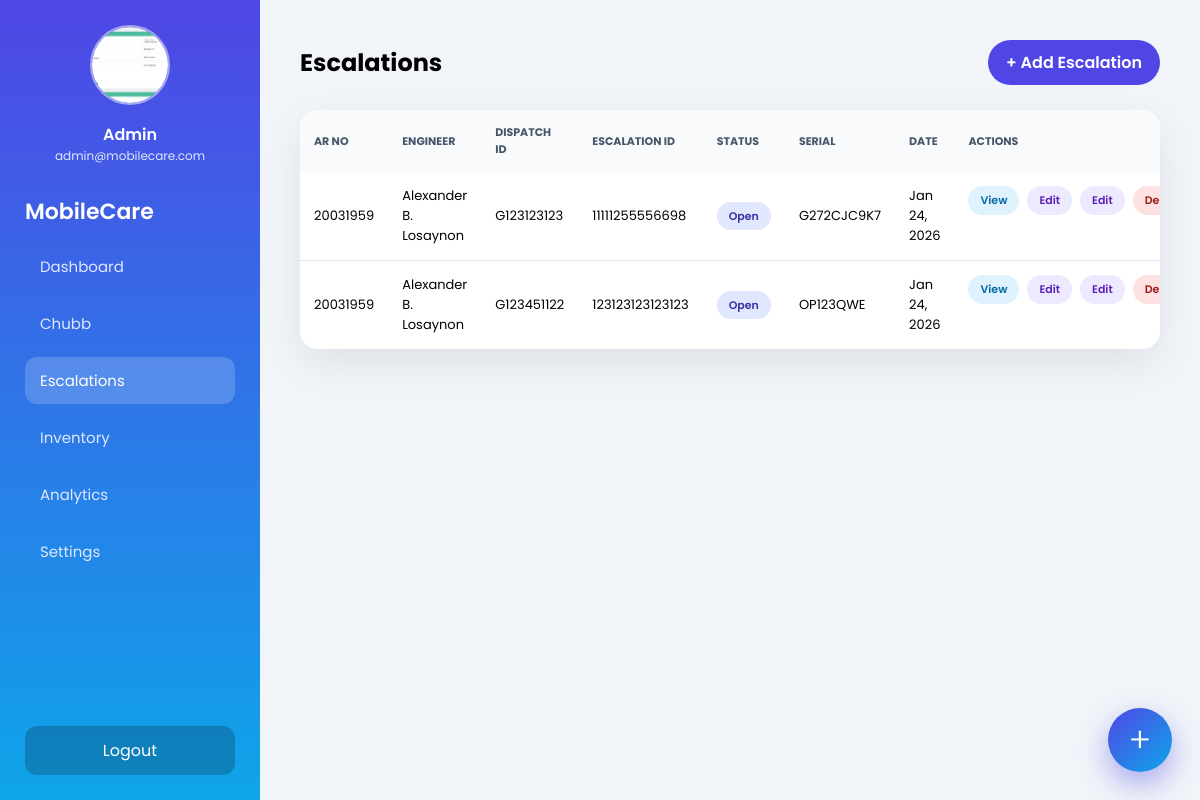
Page /Escalations/escalations.php (signed in) on the committed database.
### tables this page shows
CREATE TABLE `users` (
  `id` int(11) NOT NULL,
  `email` varchar(100) NOT NULL,
  `name` varchar(100) DEFAULT NULL,
  `password` varchar(255) NOT NULL,
  `role` enum('admin','manager','engineer','user') NOT NULL DEFAULT 'user',
  `account_type` varchar(100) NOT NULL,
  `is_engineer` tinyint(1) DEFAULT 0,
  `created_at` timestamp NOT NULL DEFAULT current_timestamp(),
  `last_activity` datetime DEFAULT NULL,
  `reset_token` varchar(255) DEFAULT NULL,
  `reset_expires` datetime DEFAULT NULL,
  `full_name` varchar(255) DEFAULT NULL,
  `personal_id` varchar(100) DEFAULT NULL,
  `profile_image` varchar(255) DEFAULT NULL,
  `position` varchar(100) NOT NULL,
  `active` tinyint(1) NOT NULL DEFAULT 1 COMMENT '1 = active, 0 = inactive'
);

CREATE TABLE `escalations` (
  `id` int(11) NOT NULL,
  `ar_number` varchar(100) DEFAULT NULL,
  `engineer_name` varchar(100) DEFAULT NULL,
  `dispatch_id` varchar(100) DEFAULT NULL,
  `escalation_id` varchar(100) DEFAULT NULL,
  `escalation_status` varchar(50) DEFAULT NULL,
  `serial_number` varchar(100) DEFAULT NULL,
  `unit_description` varchar(255) DEFAULT NULL,
  `css_response` varchar(255) DEFAULT NULL,
  `remarks` text DEFAULT NULL,
  `site` varchar(100) DEFAULT NULL,
  `created_at` timestamp NOT NULL DEFAULT current_timestamp()
);

### Escalations/escalations.php (the view, shortened to what this page needs)
<?php
$conn = new mysqli("localhost", "root", "", "Mobilecare_monitoring");
$userEmail = $_SESSION['email'] ?? '';
$isAdmin   = ($userEmail === 'admin@mobilecare.com');
if ($isAdmin) {
    $sql = "SELECT * FROM escalations ORDER BY created_at DESC";
    $result = $conn->query($sql);
}
?>
<!DOCTYPE html>
<html lang="en">
<head>
</head>
<body>
<?php require_once __DIR__.'/../sidebar/sidebar.php'; ?>
<div class="main">
<div class="header">
    <h2>Escalations</h2>
    <a href="escalation_add.php" class="btn">+ Add Escalation</a>
</div>
<div class="card">
<table>
<thead>
<tr>
    <th>AR No</th>
    <th>Engineer</th>
    <th>Dispatch ID</th>
    <th>Escalation ID</th>
    <th>Status</th>
    <th>Serial</th>
    <th>Date</th>
    <th>Actions</th>
</tr>
</thead>
<tbody>
<?php if ($result->num_rows === 0): ?>
<tr>
    <td colspan="8" style="text-align:center;color:#64748b;padding:30px">
        No escalation records found
    </td>
</tr>
<?php else: ?>
<?php while($row = $result->fetch_assoc()): ?>
<tr>
    <td><?= htmlspecialchars($row['ar_number']) ?></td>
    <td><?= htmlspecialchars($row['engineer_name']) ?></td>
    <td><?= htmlspecialchars($row['dispatch_id']) ?></td>
    <td><?= htmlspecialchars($row['escalation_id']) ?></td>
    <td>
        <span class="badge <?= strtolower($row['escalation_status']) ?>">
            <?= htmlspecialchars($row['escalation_status']) ?>
        </span>
    </td>
    <td><?= htmlspecialchars($row['serial_number']) ?></td>
    <td><?= date('M d, Y', strtotime($row['created_at'])) ?></td>
    <td class="actions">
        <a class="view" href="escalation_view.php?id=<?= $row['id'] ?>">View</a>
          <a class="edit" href="escalation_edit.php?id=<?= $row['id'] ?>">Edit</a>
        <?php if($isAdmin): ?>
            <a class="edit" href="escalation_edit.php?id=<?= $row['id'] ?>">Edit</a>
            <a class="delete"
               href="escalation_delete.php?id=<?= $row['id'] ?>"
               onclick="return confirm('Delete this escalation?')">
               Delete
            </a>
        <?php endif; ?>
    </td>
</tr>
<?php endwhile; ?>
<?php endif; ?>
</tbody>
</table>
</div>
</div>
</body>
</html>

### sidebar/sidebar.php (shortened to what this page needs)
<?php
$current = basename($_SERVER['PHP_SELF']);
$conn = new mysqli('localhost','root','','Mobilecare_monitoring');
$user_id = $_SESSION['user_id'] ?? 0;
$profile_image = $full_name = $email = $role = '';
if($user_id){
    $stmt = $conn->prepare("SELECT full_name, email, profile_image, role FROM users WHERE id=?");
    if($stmt){
        $stmt->bind_param("i",$user_id);
        $stmt->execute();
        $stmt->bind_result($full_name, $email, $profile_image, $role);
    }
}
$isAdmin = ($role === 'admin');
$display_name = $full_name ?: $email;
$profile_image_url = $profile_image
    ? "/Mobilecare_Monitoring/uploads/".htmlspecialchars($profile_image)
    : "/Mobilecare_Monitoring/uploads/default.png";
?>
<div class="sidebar">
    <div class="profile">
        <img src="<?= $profile_image_url ?>">
        <div class="name"><?= htmlspecialchars($display_name) ?></div>
        <div class="email"><?= htmlspecialchars($email) ?></div>
    </div>
    <div class="logo">MobileCare</div>
    <div class="nav">
        <a href="/Mobilecare_Monitoring/dashboard.php" class="<?= $current==='dashboard.php'?'active':'' ?>">Dashboard</a>
        <a href="/Mobilecare_Monitoring/Chubb/chubb.php" class="<?= $current==='chubb.php'?'active':'' ?>">Chubb</a>
        <a href="/Mobilecare_Monitoring/Escalations/escalations.php" class="<?= $current==='escalations.php'?'active':'' ?>">Escalations</a>
        <a href="/Mobilecare_Monitoring/Inventory/inventory.php" class="<?= $current==='inventory.php'?'active':'' ?>">Inventory</a>
        <?php if($isAdmin): ?>
            <a href="/Mobilecare_Monitoring/Reports/reports.php" class="<?= $current==='reports.php'?'active':'' ?>">Analytics</a>
        <?php else: ?>
            <a href="/Mobilecare_Monitoring/Endorsement_tally/endorsement_tally.php" class="<?= $current==='endorsement_tally.php'?'active':'' ?>">Endorsements</a>
        <?php endif; ?>
        <a href="/Mobilecare_Monitoring/settings/settings.php" class="<?= $current==='settings.php'?'active':'' ?>">Settings</a>
    </div>
    <a href="/Mobilecare_monitoring/Login/logout.php" class="logout">Logout</a>
</div>
<div class="floating-menu">
    <button class="menu-btn" id="menuBtn">+</button>
</div>

### Escalations/escalations.php (style rules this page uses)
* { font-family:Poppins;box-sizing:border-box }
body { margin:0;background:#f1f5f9 }
.main { margin-left:260px; padding:40px; max-width:1400px; }
.header { display:flex; justify-content:space-between; align-items:center; margin-bottom:25px; }
.header h2 { margin:0 }
.btn { background:#4f46e5; color:#fff; padding:10px 18px; border-radius:999px; text-decoration:none; font-weight:600; }
.card { background:#fff; border-radius:18px; box-shadow:0 15px 40px rgba(0,0,0,.08); overflow:hidden; }
table { width:100%; border-collapse:collapse; }
th,td { padding:14px; font-size:13px; text-align:left; }
th { background:#f8fafc; text-transform:uppercase; font-size:11px; color:#475569; }
tr { border-bottom:1px solid #e5e7eb }
tr:last-child { border-bottom:none }
.badge { padding:6px 12px; border-radius:999px; font-size:11px; font-weight:600; }
.badge.open { background:#e0e7ff;color:#3730a3 }
.actions { display:flex; gap:8px; }
.actions a { padding:6px 12px; border-radius:999px; font-size:11px; font-weight:600; text-decoration:none; }
.view { background:#e0f2fe;color:#0369a1 }
.edit { background:#ede9fe;color:#5b21b6 }
.delete { background:#fee2e2;color:#991b1b }

### sidebar/sidebar.php (style rules this page uses)
.sidebar { position:fixed; top:0;left:0; width:260px;height:100vh; background:linear-gradient(180deg,#4f46e5,#0ea5e9); color:#fff; padding:25px; display:flex; flex-direction:column; z-index:100; }
.profile { text-align:center;margin-bottom:30px }
.profile img { width:80px;height:80px;border-radius:50%; border:2px solid rgba(255,255,255,.5); object-fit:cover;margin-bottom:10px }
.profile .name { font-weight:600;font-size:16px }
.profile .email { font-size:12px;opacity:.85;word-break:break-word }
.logo { font-size:22px;font-weight:600;margin-bottom:15px }
.nav a { display:block; padding:12px 15px; border-radius:12px; color:#e0e7ff; text-decoration:none; margin-bottom:10px; font-size:15px; }
.nav a.active,.nav a:hover { background:rgba(255,255,255,.18); color:#fff; }
.logout { margin-top:auto; padding:12px; border-radius:12px; background:rgba(0,0,0,.2); text-align:center; color:#fff; text-decoration:none; }
.floating-menu { position:fixed; right:28px; bottom:28px; z-index:1000; }
.menu-btn { width:64px; height:64px; border-radius:50%; border:none; cursor:pointer; background:linear-gradient(135deg,#4f46e5,#0ea5e9); color:#fff; font-size:34px; font-weight:300; display:flex; align-items:center; justify-content:center; box-shadow: 0 12px 30px rgba(79,70,229,.45), 0 0 0 0 rgba(79,70,229,.6); transition: transform .35s ease, box-shadow .35s ease; }

### rows in the picture
users: profile_image (picture), full_name "Admin", email "admin@mobilecare.com"
escalations: ar_number "20031959", engineer_name "Alexander B. Losaynon", dispatch "G123123123", escalation "11111255556698", escalation_status "Open", serial_number "G272CJC9K7", created_at "Jan 24, 2026"
escalations: ar_number "20031959", engineer_name "Alexander B. Losaynon", dispatch "G123451122", escalation "123123123123123", escalation_status "Open", serial_number "OP123QWE", created_at "Jan 24, 2026"
